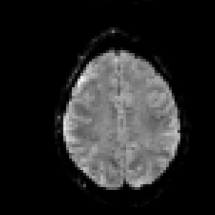
#> input picture 3dmodel/40.png, 215 x 215 px, found by its file name
$ python get_bordo.py
#> lines starting #> are read from the running program, lines starting #| are printed output that depends on the picture; after the words box and inside, x2 and y2 are one past the last pixel; in counts of white or black regions, pixels touching at a corner belong together
import cv2
import numpy as np
import matplotlib.pyplot as plt


def fun(path):
    img = cv2.imread(path)
#> img is the input picture: shape (215, 215, 3); min 0, max 247, mean 37.2
    img = cv2.cvtColor(img, cv2.COLOR_BGR2GRAY)
#> img: shape (215, 215)
    img = cv2.GaussianBlur(img, (3, 3), 0)
    img[img > 50] = 255
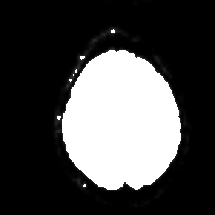
#> img: shape (215, 215); min 0, max 255, mean 71.6
    img[img <= 50] = 0
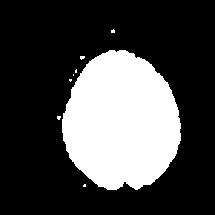
#> img: shape (215, 215); 27.6% white; 8 white regions (7 under 20 px)
    contours, hierarchy = cv2.findContours(img, cv2.RETR_TREE, cv2.CHAIN_APPROX_SIMPLE)
#> contours = 8 contours, 7 with area under 20; largest, box (x1, y1, x2, y2) and area: (62, 50, 181, 190) 12514
    copia = img.copy()
    ls_contorni = []
    for cnt in contours:
        cnt = cv2.convexHull(cnt)
        if cv2.contourArea(cnt) > 60:
            ls_contorni.append(cnt)
#> this loop made 8 passes
#> cnt on passes 4 to 5: [[73, 75], [73, 74]], [[76, 72], [75, 72], [75, 70], [76, 69]]
#> after the loop, ls_contorni = 1 contour; box (x1, y1, x2, y2) and area: (62, 50, 181, 190) 12803

    ls_contorni = np.concatenate(ls_contorni)
#> ls_contorni = contour of 39 points, box (x1, y1, x2, y2) (62, 50, 181, 190), area 12803
    #convex
    ls_contorni = cv2.convexHull(ls_contorni)
    cv2.drawContours(copia, [ls_contorni], -1, 127, -1)
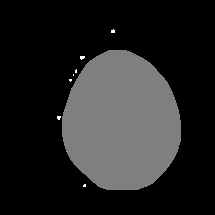
#> copia: shape (215, 215); min 0, max 255, mean 36
    copia[copia != 127] = 0
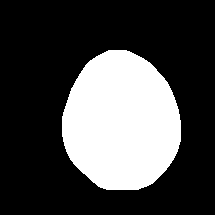
#> copia: shape (215, 215); values 0 (black) and 127 (white), 28.1% white; 1 white region, box (x1, y1, x2, y2) and area: (62, 50, 181, 190) 12984
    copia[copia == 127] = 255
#> copia: shape (215, 215); 28.1% white; 1 white region
    #find contours
    contours, hierarchy = cv2.findContours(copia, cv2.RETR_TREE, cv2.CHAIN_APPROX_SIMPLE)
#> contours = 1 contour; box (x1, y1, x2, y2) and area: (62, 50, 181, 190) 12802
    mask = np.zeros(img.shape, np.uint8)
    cv2.drawContours(mask, contours, -1, 255, 1)
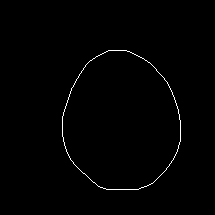
#> mask: shape (215, 215); 0.78% white in thin lines or dots, all inside (x1, y1, x2, y2) = (62, 50, 181, 190)
    return mask

if __name__ == '__main__':
    fun('/Users/lucian/Documents/GitHub/BrainCancerDetection/3dmodel/40.png')
